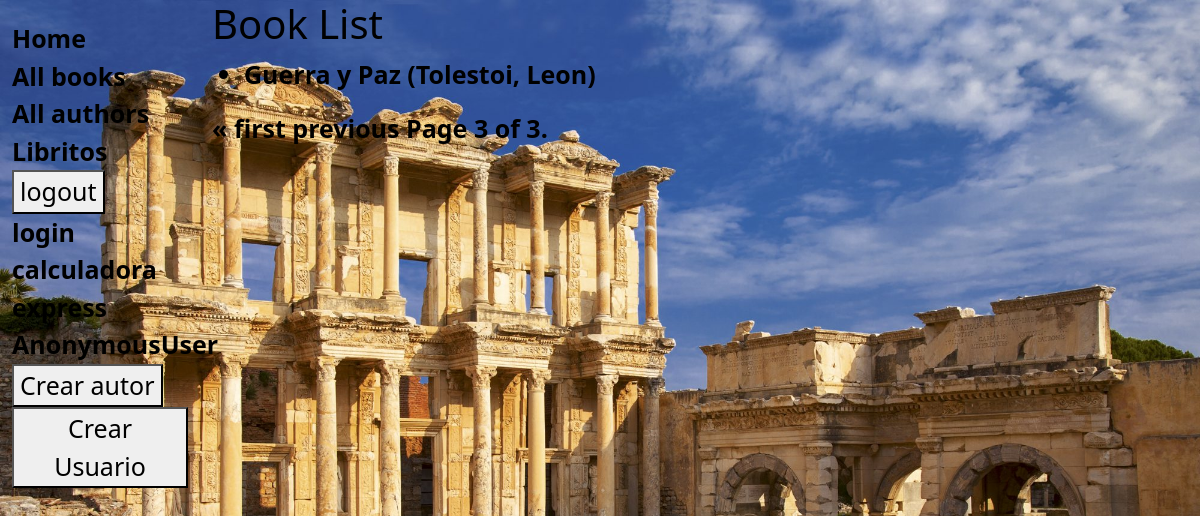
/catalog/libros/?page=3, run on an earlier commit of the app's database.
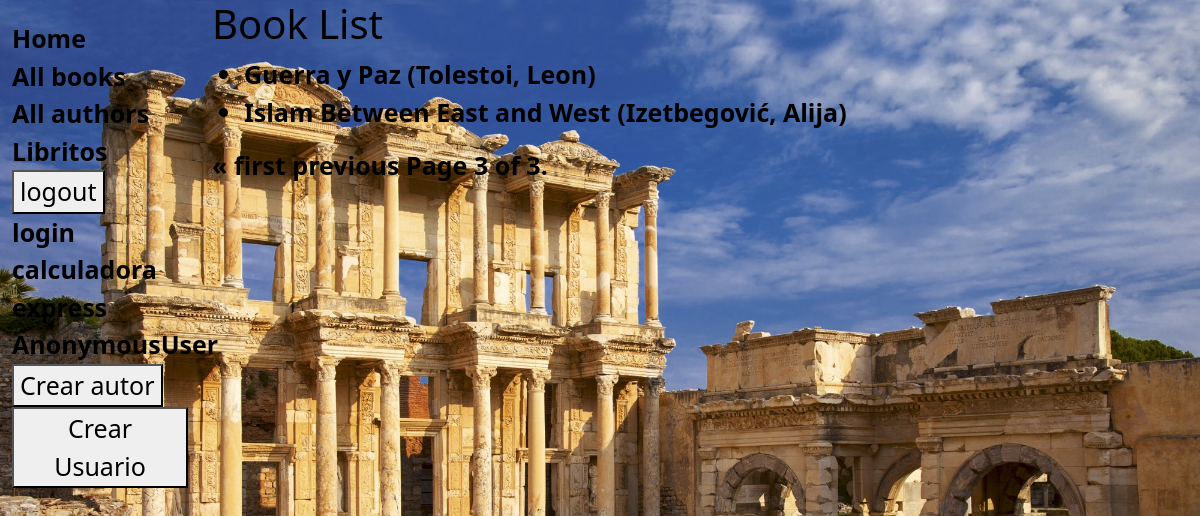
And on a later commit of the database.
### catalog/models.py (models this page shows, shortened)
class Book(models.Model):
    title = models.CharField(max_length=200)
    lenguaje  = models.ForeignKey('Lenguaje', on_delete=models.CASCADE,null=True)
    author = models.ForeignKey('Author', on_delete=models.SET_NULL, null=True)
    summary = models.TextField(max_length=1000, help_text="Ingrese una breve descripción del libro")
    isbn = models.CharField('ISBN',max_length=13, help_text='13 Caracteres <a href="https://www.isbn-international.org/content/what-isbn">ISBN number</a>')
    portada = models.ImageField(upload_to='libros/portadas/', null=True, blank=True)
    genre = models.ManyToManyField(Genre, help_text="Seleccione un genero para este libro")
    def get_absolute_url(self):
        return reverse('book-detail', args=[str(self.id)])
    def display_genre(self):
        """Create a string for the Genre. This is required to display genre in Admin."""
        return ', '.join(genre.name for genre in self.genre.all()[:3])
    display_genre.short_description = 'Genre'

class Author(models.Model):
    first_name = models.CharField(max_length=100)
    last_name = models.CharField(max_length=100)
    date_of_birth = models.DateField(null=True, blank=True)
    date_of_death = models.DateField('Died', null=True, blank=True)
    def __str__(self):
        return '%s, %s' % (self.last_name, self.first_name)

### catalog/views.py (the view)
# urls.py: path('libros/',views.BookListView.as_view(),name="books"),
class BookListView(generic.ListView):
    model = Book
    paginate_by = 2
    orphans = 0
    context_object_name = 'book_list'   # your own name for the list as a template variable
    queryset = Book.objects.all() # Get 5 books containing the title war
    template_name = 'book_list.html'  # Specify your own template name/location

### catalog/templates/book_list.html (shortened to what this page needs)
{% extends "base_generic.html" %}
{% block content %}
  <h1>Book List</h1>
  {% if book_list %}
    <ul>
      {% for book in book_list %}
      <li>
        <a href="{{ book.get_absolute_url }}">{{ book.title }}</a>
        ({{book.author}})
      </li>
      {% endfor %}
    </ul>
  {% else %}
    <p>There are no books in the library.</p>
  {% endif %}
<div class="pagination">
  <span class="step-links">
      {% if page_obj.has_previous %}
          <a href="?page=1">&laquo; first</a>
          <a href="?page={{ page_obj.previous_page_number }}">previous</a>
      {% endif %}
      <span class="current">
          Page {{ page_obj.number }} of {{ page_obj.paginator.num_pages }}.
      </span>
  </span>
</div
{% endblock %}

### catalog/templates/base_generic.html (shortened to what this page needs)
<!doctype html>
<html lang="en">
  <head>
    <link href="https://cdn.jsdelivr.net/npm/bootstrap@5.3.3/dist/css/bootstrap.min.css"
      rel="stylesheet"
>
    {% load static %}
    <link rel="stylesheet" href="{% static  'css/styles.css' %}" />
  </head>
  <body>
    <div class="container-fluid">
      <div class="row">
        <div class="col-sm-2">
          {% block sidebar %}
            <ul class="sidebar-nav">
              <li><a href="{% url 'index' %}">Home</a></li>
              <li><a href="{% url 'books'%}">All books</a></li>
              <li><a href="{% url 'autores' %}">All authors</a></li>
              <li><a href="/catalog/libritos">Libritos</a></li>
              <form method="post" action="{% url 'logout' %}">
                <button type="submit">logout</button>
              </form>
              <li><a href="{%url 'login'%}">login</a></li>
              <li><a href="{% url 'calculadora'%}">calculadora express</a></li>
              <li>{{ user }}</li>
              <li><button><a href="{% url 'crearAutor'%}">Crear autor</a></button></li>
              <li><button><a href="{% url 'author-create'%}">Crear Usuario</a></button></li>
            </ul>
          {% endblock %}
        </div>
        <div class="col-sm-10 ">{% block content %}{% endblock %}</div>
      </div>
    </div>
  </body>
</html>

### catalog/static/css/styles.css (style rules this page uses)
.sidebar-nav { margin-top: 20px; padding: 0; list-style: none; }
body { background-image: url('130_alejandria5_2000x1406.jpg'); background-repeat: no-repeat; background-size: cover; color: black; font-size: 25px; font-weight: 599; }
a { text-decoration: none; color: black; }

What changed in the data, as far as the page shows it:
added Book: title "Islam Between East and West", author "Izetbegović, Alija"
